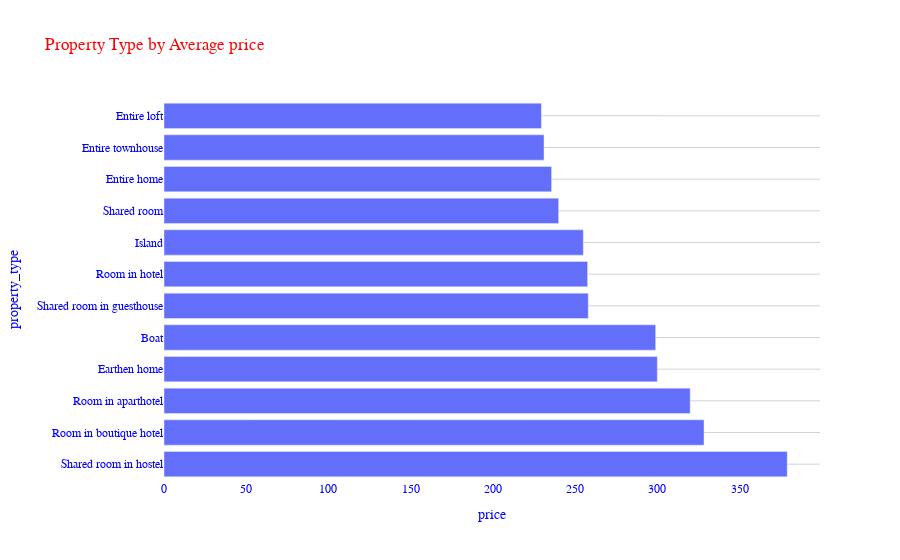

The code cell stored with this chart in its notebook:
### Markdown cell above
### 7.Is there any relationship between property type and price?

### Code cell
dfPrP = dfA.groupby(['property_type'])['price'].mean().sort_values(ascending=False).round(1).to_frame()
dfp = dfA.groupby(['property_type'])['price'].mean().sort_values(ascending=False).round(1).reset_index()
#dfPrP
dfp =dfp.head(12)
fig = px.bar(dfp, x='price', y='property_type',title = "Property Type by Average price")
fig.update_layout(
    font_family="Courier New",
    font_color="blue",
    title_font_family="Times New Roman",
    title_font_color="red",
    plot_bgcolor='white'
    #legend_title_font_color="green"
)
fig.update_yaxes(title_font_family="Arial",gridcolor='lightgrey')
fig.show()

### Figure 1 — Plotly figure (JSON) as saved in the notebook; plotly's stock layout.template omitted (floating-point values rounded to 4 significant figures)
{"data": [{"alignmentgroup": "True", "hovertemplate": "price=%{x}<br>property_type=%{y}<extra></extra>", "legendgroup": "", "marker": {"color": "#636efa", "pattern": {"shape": ""}}, "name": "", "offsetgroup": "", "orientation": "h", "showlegend": false, "textposition": "auto", "type": "bar", "x": [379, 328.4, 320, 300, 299, 258, 257.6, 255, 240, 235.7, 231.1, 229.5], "xaxis": "x", "y": ["Shared room in hostel", "Room in boutique hotel", "Room in aparthotel", "Earthen home", "Boat", "Shared room in guesthouse", "Room in hotel", "Island", "Shared room", "Entire home", "Entire townhouse", "Entire loft"], "yaxis": "y"}], "layout": {"autosize": true, "barmode": "relative", "font": {"color": "blue", "family": "Courier New"}, "legend": {"tracegroupgap": 0}, "plot_bgcolor": "white", "title": {"font": {"color": "red", "family": "Times New Roman"}, "text": "Property Type by Average price"}, "xaxis": {"anchor": "y", "autorange": true, "domain": [0, 1], "range": [0, 398.9], "title": {"text": "price"}, "type": "linear"}, "yaxis": {"anchor": "x", "autorange": true, "domain": [0, 1], "gridcolor": "lightgrey", "range": [-0.5, 11.5], "title": {"font": {"family": "Arial"}, "text": "property_type"}, "type": "category"}}}
